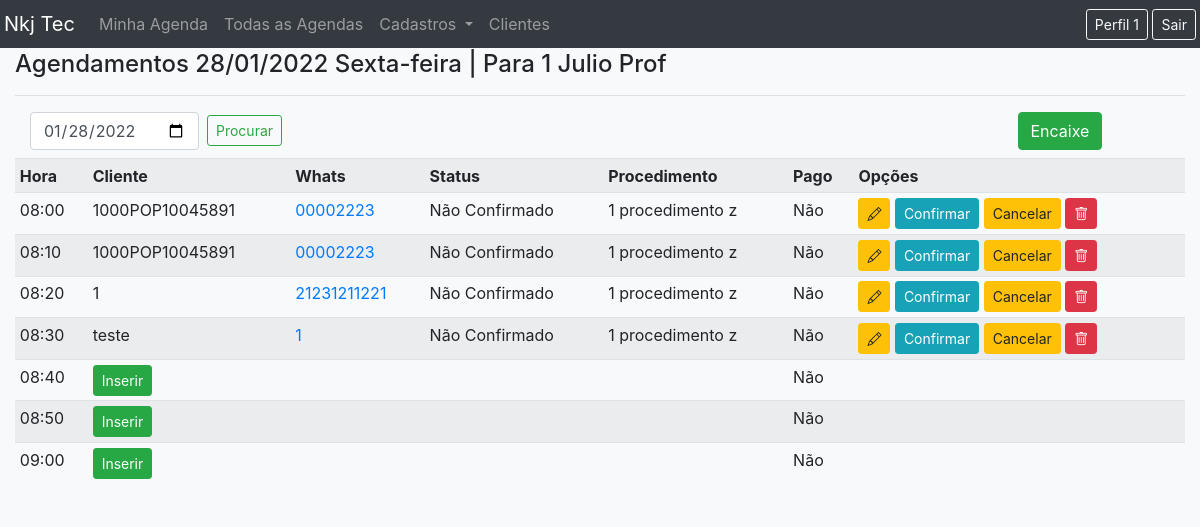
Page /myschedule/ (signed in) on the committed database.
### users/models.py (models this page shows, shortened)
class User(AbstractUser):
    pass
    client = models.BooleanField(blank=True, null=True, default=False)
    tel = models.CharField(max_length=11, blank=True,null=True, verbose_name="Telefone")
    professional = models.BooleanField(default=False)
    master = models.ForeignKey('User', blank=True,null=True, on_delete=models.PROTECT)
    nickname = models.CharField(max_length=20, blank=True,null=True, verbose_name="Apelido")
    link = models.CharField(max_length=255, blank=True,null=True, verbose_name="Telefone")
    class Meta:
        ordering = [Upper('first_name')]

### registrations/models.py (models this page shows, shortened)
class Appointment(models.Model):
    PAYED = (
        ('N', 'Não'),
        ('S', 'Sim'),
    )
    STATUS = (
        ('0', 'Não Confirmado'),
        ('1', 'Confirmado'),
        ('2', 'Esperando'),
        ('3', 'Em Atendimento'),
        ('4', 'Atendido'),
        ('5', 'Faltou'),
        ('6', 'Cancelado'),
        ('7', 'Remarcado'),
    )
    client = models.ForeignKey(Client, models.DO_NOTHING, related_name="clientss", verbose_name="Cliente")
    professional = models.ForeignKey(User, models.DO_NOTHING, related_name="professionalss", verbose_name="Profissional")
    status = models.CharField(max_length=1, choices=STATUS,default=0, verbose_name="Status do Agendamento")
    procedure = models.ForeignKey(Procedure, models.DO_NOTHING, verbose_name="Procedimento")
    payed = models.CharField(max_length=1, choices=PAYED,default='N', verbose_name="Pago")
    appdate = models.CharField(max_length=10, verbose_name="Data")#format dd/mm/yyyy
    apphour = models.CharField(max_length=5, verbose_name="Horário")#format hh:mm
    total = models.IntegerField(blank = True, null = True, verbose_name="Total")
    is_active = models.BooleanField(default=True, verbose_name="Ativo")
    created_at = models.DateTimeField(auto_now=True, verbose_name="Criado em")
    master = models.ForeignKey(User, models.DO_NOTHING, blank = True, null = True, related_name="masterappointment", verbose_name="Master")
    created_by = models.ForeignKey(User, models.DO_NOTHING, blank = True, null = True, related_name="createdbyappointmen", verbose_name="Criado por")

class Client (models.Model):
    name = models.CharField(max_length=255, verbose_name="Nome")
    tel = models.CharField(max_length=11, verbose_name="Telefone")
    cpf = models.CharField(null= True, blank=True,max_length=14, verbose_name="CPF")
    email = models.CharField(null= True, blank=True, max_length=60, verbose_name="E-mail")
    obs = models.TextField(null=True,blank=True, verbose_name="Obervações")
    birth = models.CharField(null=True,blank=True, max_length=10, verbose_name="Data de nascimento")#format dd/mm/yyyy
    created_at = models.DateTimeField(auto_now=True, verbose_name="Criado em.")
    is_active = models.BooleanField(default=True, verbose_name="Ativo")
    master = models.ForeignKey(User, models.DO_NOTHING, blank = True, null = True, related_name="masterclient", verbose_name="Master")
    created_by = models.ForeignKey(User, models.DO_NOTHING, blank = True, null = True, related_name="createdbyclient", verbose_name="Criado por")
    class Meta:
        ordering = [Upper('name')]

class Procedure(models.Model):
    procedure_id = models.AutoField(primary_key=True)
    name = models.CharField(max_length=255, verbose_name="Nome do Procedimento")
    active = models.BooleanField(default=True, verbose_name="Ativo")
    time = models.IntegerField(blank=True, null=True, verbose_name="Tempo (minutos)")
    price = models.FloatField(blank=True, null=True, verbose_name="Preço R$")
    is_active = models.BooleanField(default=True, verbose_name="Ativo")
    master = models.ForeignKey(User, models.DO_NOTHING, blank = True, null = True, related_name="mastersprocedure", verbose_name="Master")
    created_by = models.ForeignKey(User, models.DO_NOTHING, blank = True, null = True, related_name="createdbyprocedure", verbose_name="Criado por")
    def __str__(self):
        return f"{self.name}"

### registrations/views.py (the view, shortened to what this page needs)
# urls.py: path('myschedule/', MySchedule, name ='myschedule'),
@login_required
def MySchedule(request): #VIEW ONDE BUSCA OS HORÁRIOS DO PROFISSIONAL LOGADO.
    data = {
        'feriados':{},
        'free':{},
    }
    if (request.GET.get('date')):
        data['date'] = request.GET.get('date')
        date = Time().convertdate(request.GET.get('date'))
    else:
        data['date'] = datetime.today().strftime('%Y-%m-%d')
        date = datetime.today().strftime('%d/%m/%Y')
    data['datec'] = date
    schedule = []
    busy = []
    free = []
    weekday = Time().convertweekday(date)
    data['weekday'] = WEEKDAY[weekday]
    try:
        data['feriados'] = DayOff.objects.filter(daydate = date).filter(professional=request.user.id)
        schedule = Schedule.objects.filter(professional=request.user.id).filter(weekday=weekday).filter(is_active = True)
        busy = Appointment.objects.filter(professional=request.user.id).filter(appdate = date).filter(is_active = True)
    except:
        pass
    """    if len(data['feriados']) >= 1 and request.user.is_staff==False:
            return render(request, 'registrations/lists/myschedule.html',data)"""
    busy = list(busy)
    busyclient = []
    for i in schedule:
        free += Time().FreeSchedule(i,busy)
    for i in free:
        app = Appointment()
        app.apphour = i
        app.appdate = date
        app.professional = request.user
        app.status = ""
        busyclient.append(app)
    busy += busyclient
    busy = sorted(busy,key = lambda x: x.apphour)
    data['free']=busy
    return render(request, 'registrations/lists/myschedule.html',data)

### registrations/utility.py (called while the page is built)
    def convertweekday(self,dates):
        dates = dates.split("/")
        dates = datetime(int(dates[2]),int(dates[1]),int(dates[0]))
        return (dates.weekday())

    def FreeSchedule(self,schedule,busy):
        begin = timedelta(hours=int(schedule.begin.split(':')[0]),minutes=int(schedule.begin.split(':')[1]))
        end = timedelta(hours=int(schedule.end.split(':')[0]),minutes=int(schedule.end.split(':')[1]))
        interval = timedelta(minutes= int(schedule.interval))
        free = []
        busylist = []
        for i in busy:
            busylist.append(timedelta(hours = int(i.apphour.split(":")[0]), minutes= int(i.apphour.split(":")[1])))
        while begin <= end:
            if begin not in busylist:
                aux = str(begin).split(':')[0]+":"+str(begin).split(':')[1]
                if len(aux) == 4:
                    aux = "0"+aux
                free.append(aux)
            begin+=interval
        return (free)

### registrations/templates/registrations/lists/myschedule.html (shortened to what this page needs)
{% extends 'pages/template.html' %}
{% load static %}
{% block content %}
<h4>Agendamentos {{datec}} {{weekday}} | Para {{request.user.first_name}}</h4>
<hr>
<div class="row ml-auto">
    <div class="col-10">
        <form method="get" class="form-inline my-2 my-lg-0 mt-2" action="">
            <input class="form-control mr-sm-2" type="date" aria-label="date" name="date" value={{date}} autofocus>
            <button class="btn btn-outline-success my-2 my-sm-0 btn-sm" type="submit">Procurar </button>
        </form>
    </div>
    <div class="col-2">
        <a href="{% url 'create-appointment' %}?appdate={{datec}}&professional={{free.1.professional.id}}&client=" class="btn btn-success">Encaixe</a>
    </div>
</div>
<div class="row pt-2 pb-auto">
</div>
<div class="table-responsive">
    <table class="table table-striped table-sm">
        <tr>
            <th>Hora</th>
            <th>Cliente</th>
            <th>Whats</th>
            <th>Status</th>
            <th>Procedimento</th>
            <th>Pago</th>
            <th>Opções</th>
        </tr>
        {% for obj in free %}
        <tr>
            <td>{{obj.apphour}}</td>
            <td title="{{obj.client.name}}">
                {% if obj.pk %}
                {{obj.client.name.split.0}}
                {%else%}
                <a href="{% url 'create-appointment' %}?appdate={{obj.appdate}}&apphour={{obj.apphour}}&professional={{obj.professional.id}}"
                class="btn btn-success btn-sm">Inserir</a>
                {% endif%}
            </td>
            <td><a href="https://api.whatsapp.com/send?phone=55{{obj.client.tel}}&text=Olá temos um Agendamento dia {{obj.appdate}} as {{obj.apphour}} com {{obj.professional.first_name}}"
                    target="_blank">
                    {{obj.client.tel}}</a>
            </td>
            <td>{{obj.get_status_display}}</td>
            <td>{{obj.procedure}}</td>
            <td>{{obj.get_payed_display}}</td>
            <td>
                {% if obj.pk %}
                <a href="{% url 'edit-appointment' obj.pk %}" class="btn btn-warning btn-sm"><i class="bi bi-pencil"></i></i></a>
                {% if obj.status == '0'%}
                <a href="{% url 'myschedule' %}?idappointment={{obj.pk}}&newstatus=1&date={{date}}" class="btn btn-info btn-sm">Confirmar</a>
                <a href="{% url 'myschedule' %}?idappointment={{obj.pk}}&newstatus=6&date={{date}}" class="btn btn-warning btn-sm">Cancelar</a>
                {%endif%}
                {%if  obj.status != '4'%}
                <a href="{% url 'delete-appointment' obj.pk %}" class="btn btn-danger btn-sm"><i class="bi bi-trash"></i></a>
                {% endif%}
                {% endif%}
            </td>
        </tr>
        {% endfor %}
    </table>
</div>
{% endblock %}

### pages/templates/pages/template.html (shortened to what this page needs)
<!doctype html>
<html lang="pt-br">
<head>
    <link rel="stylesheet" href="https://stackpath.bootstrapcdn.com/bootstrap/4.4.1/css/bootstrap.min.css"
>
    <link rel="stylesheet" href="https://unpkg.com/bootstrap-table@1.16.0/dist/bootstrap-table.min.css">
    <link rel="stylesheet" href="https://cdn.jsdelivr.net/npm/bootstrap-icons@1.7.2/font/bootstrap-icons.css">
</head>
<body class="bg-light">
    <div class="bg-light container-fluid">
        <nav class="navbar navbar-expand-sm navbar-dark bg-dark mb-3  fixed-top sm container-fluid p-1">
            <a class="navbar-brand" href="/">Nkj Tec</a>
            <div class="collapse navbar-collapse" id="navbarSupportedContent">
                <ul class="navbar-nav">
                {% if request.user.is_authenticated %}
                    <li class="nav-item">
                        <a class="nav-link" href="{% url 'myschedule' %}">Minha Agenda</a>
                    </li>
                    <li class="nav-item">
                        <a class="nav-link" href="{% url 'allschedules' %}">Todas as Agendas</a>
                    </li>
                    <li class="nav-item dropdown">
                        <a class="nav-link dropdown-toggle" href="#" id="navbarDropdown" role="button"
                            data-toggle="dropdown" aria-haspopup="true" aria-expanded="false">
                            Cadastros
                        </a>
                    </li>
                    <li class="nav-item">
                        <a class="nav-link" href="{% url 'list-client' %}">Clientes</a>
                    </li>
                    {% endif %}
                </ul>
                <div class="ml-auto">
                    {% if request.user.is_authenticated %}
                    <a class="btn btn-outline-light btn-sm" href="{% url 'edit-user' request.user.id %}">Perfil {{request.user.first_name.split.0}}</a>
                    <a class="btn btn-outline-light btn-sm" href="{% url 'logout'%}">Sair</a>
                    {% else %}
                    <a class="btn btn-outline-light btn-sm" href="{% url 'login'%}">Entrar</a>
                    {% endif %}
                </div>
            </div>
        </nav>
        {% block content%}
        {% endblock %}
        <link href="https://cdn.jsdelivr.net/npm/select2@4.1.0-rc.0/dist/css/select2.min.css" rel="stylesheet" />
    </div>
</body>
</html>

### rows in the picture
User: user.first_name.split.0 "1", user.first_name "1 Julio Prof"
Appointment: apphour "08:00", client.name.split.0 "1000POP10045891", client.tel "00002223", status "Não Confirmado", procedure "1 procedimento z", payed "Não"
Appointment: apphour "08:10", client.name.split.0 "1000POP10045891", client.tel "00002223", status "Não Confirmado", procedure "1 procedimento z", payed "Não"
Appointment: apphour "08:20", client.name.split.0 "1", client.tel "21231211221", status "Não Confirmado", procedure "1 procedimento z", payed "Não"
Appointment: apphour "08:30", client.name.split.0 "teste", client.tel "1", status "Não Confirmado", procedure "1 procedimento z", payed "Não"

### other values in the picture
{{ datec }} "28/01/2022"
{{ weekday }} "Sexta-feira"
{{ obj.apphour }} "08:40" "08:50" "09:00"
{{ obj.get_payed_display }} "Não" "Não" "Não"
